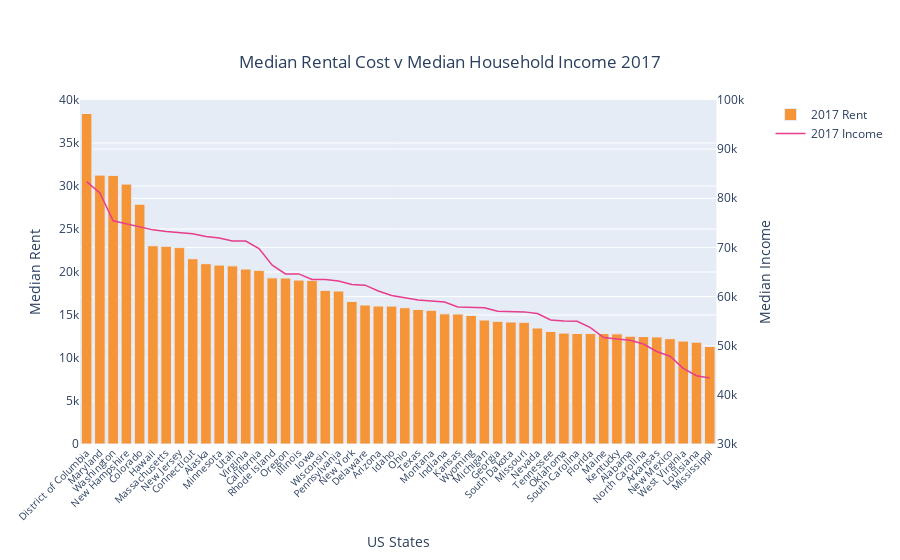

This figure's notebook cell:
### Markdown cell above
# 2017 Income v Rent

### Code cell
fig = make_subplots(specs=[[{'secondary_y': True}]])
x = pi_2017income['State']
y = pi_2017rent['2017 Yearly Rent']
yy = pi_2017income['2017 Income']

trace1 = go.Bar(x=x, y=y, name='2017 Rent', 
               marker = dict(color= '#f69438', 
                            line= dict(width= 1)))
trace2 = go.Scatter(x=x,
                   y=yy,
                   marker= dict(line= dict(width=1),
                               size=8),
                   line=dict(color= '#e73d8c', width= 1.5),
                   name= '2017 Income')
fig.add_trace(trace1, secondary_y=False);
fig.add_trace(trace2, secondary_y=True);                                       


fig.update_xaxes(tickangle= -45, 
                 autorange=True,
                 tickfont=dict(size= 10), 
                 title= 'US States', 
                 type= 'category');

fig.update_yaxes(range= [0, 40000], #left yaxis
                 title= 'Median Rent', secondary_y=False);
fig.update_yaxes(range= [30000, 100000],#right yaxis
                 showgrid= True, 
                 title= 'Median Income',
                 secondary_y=True);
fig.update_layout(title={ 'text': "Median Rental Cost v Median Household Income 2017", 'y':0.9, 'x':0.5,
                         'xanchor':'center','yanchor':'top'})
fig.show()

### Figure 1 — Plotly figure (JSON) as saved in the notebook; plotly's stock layout.template omitted (floating-point values rounded to 4 significant figures)
{"data": [{"marker": {"color": "#f69438", "line": {"width": 1}}, "name": "2017 Rent", "type": "bar", "x": ["District of Columbia", "Maryland", "Washington", "New Hampshire", "Colorado", "Hawaii", "Massachusetts", "New Jersey", "Connecticut", "Alaska", "Minnesota", "Utah", "Virginia", "California", "Rhode Island", "Oregon", "Illinois", "Iowa", "Wisconsin", "Pennsylvania", "New York", "Delaware", "Arizona", "Idaho", "Ohio", "Texas", "Montana", "Indiana", "Kansas", "Wyoming", "Michigan", "Georgia", "South Dakota", "Missouri", "Nevada", "Tennessee", "Oklahoma", "South Carolina", "Florida", "Maine", "Kentucky", "Alabama", "North Carolina", "Arkansas", "New Mexico", "West Virginia", "Louisiana", "Mississippi"], "xaxis": "x", "y": [38429, 31265, 31235, 30225, 27882, 23054, 22995, 22840.0, 21545, 20970, 20805, 20715, 20345, 20195, 19320, 19300.0, 19060, 19033, 17870.0, 17793, 16581, 16165, 16050, 16040.0, 15850, 15650, 15554, 15135, 15115, 14945, 14415, 14270, 14185, 14150.0, 13490.0, 13090, 12900.0, 12850, 12844, 12840, 12810, 12540, 12494, 12454, 12249, 11970, 11840.0, 11335], "yaxis": "y"}, {"line": {"color": "#e73d8c", "width": 1.5}, "marker": {"line": {"width": 1}, "size": 8}, "name": "2017 Income", "type": "scatter", "x": ["District of Columbia", "Maryland", "Washington", "New Hampshire", "Colorado", "Hawaii", "Massachusetts", "New Jersey", "Connecticut", "Alaska", "Minnesota", "Utah", "Virginia", "California", "Rhode Island", "Oregon", "Illinois", "Iowa", "Wisconsin", "Pennsylvania", "New York", "Delaware", "Arizona", "Idaho", "Ohio", "Texas", "Montana", "Indiana", "Kansas", "Wyoming", "Michigan", "Georgia", "South Dakota", "Missouri", "Nevada", "Tennessee", "Oklahoma", "South Carolina", "Florida", "Maine", "Kentucky", "Alabama", "North Carolina", "Arkansas", "New Mexico", "West Virginia", "Louisiana", "Mississippi"], "xaxis": "x", "y": [83382, 81084, 75418, 74801, 74172, 73575, 73227, 72997, 72780, 72231, 71920, 71319, 71293, 69759, 66390, 64610, 64609, 63481, 63451, 63173, 62447, 62318, 61125, 60208, 59768, 59295, 59087, 58873, 57872, 57837, 57700, 57016, 56894, 56885, 56550, 55240, 55006, 54971, 53681, 51664, 51348, 51113, 50343, 48829, 47855, 45392, 43903, 43441], "yaxis": "y2"}], "layout": {"title": {"text": "Median Rental Cost v Median Household Income 2017", "x": 0.5, "xanchor": "center", "y": 0.9, "yanchor": "top"}, "xaxis": {"anchor": "y", "autorange": true, "domain": [0, 0.94], "tickangle": -45, "tickfont": {"size": 10}, "title": {"text": "US States"}, "type": "category"}, "yaxis": {"anchor": "x", "domain": [0, 1], "range": [0, 40000], "title": {"text": "Median Rent"}}, "yaxis2": {"anchor": "x", "overlaying": "y", "range": [30000, 100000], "showgrid": true, "side": "right", "title": {"text": "Median Income"}}}}
